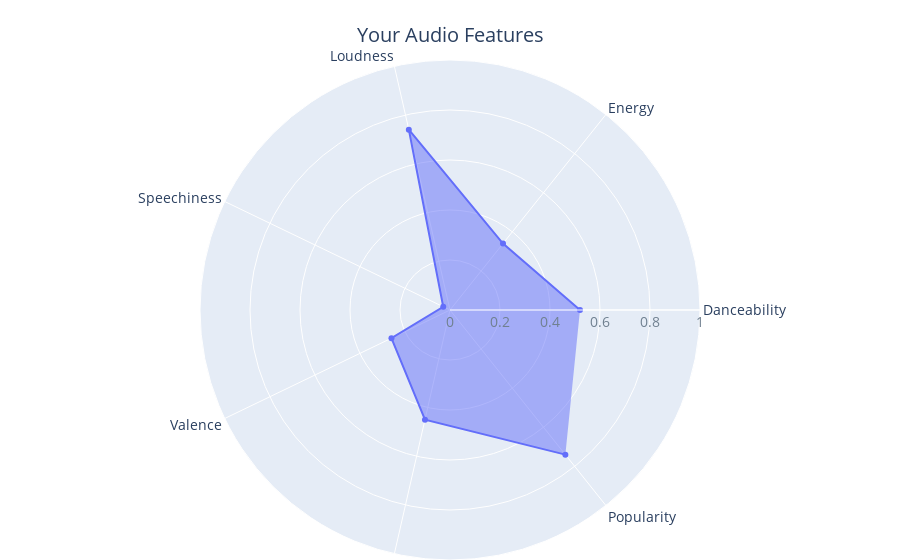

Notebook code for this chart:
### Code cell
# Create radar chart
fig2 = go.Figure(data=go.Scatterpolar(
    r=list(round(music_feature_sads.median(),2)),
    theta=['Danceability', 'Energy', 'Loudness', 'Speechiness', 'Valence','Tempo','Popularity'],
    fill='toself'
))

# Update chart layout
fig2.update_layout(
    polar=dict(
        radialaxis=dict(
            # gridcolor="skyblue",
            visible=True,
            range=[0,1],
            tickfont=dict(color='slategrey')
        )),
    showlegend=False,
    title={'text': "Your Audio Features", 'x': 0.5, 'y': 0.95},
    margin=dict(l=0, r=0, t=60, b=0),
    font=dict(size=14)
)
fig2.show()

### Figure 1 — Plotly figure (JSON) as saved in the notebook; plotly's stock layout.template omitted (floating-point values rounded to 4 significant figures)
{"data": [{"fill": "toself", "r": [0.52, 0.34, 0.74, 0.03, 0.26, 0.45, 0.74], "theta": ["Danceability", "Energy", "Loudness", "Speechiness", "Valence", "Tempo", "Popularity"], "type": "scatterpolar"}], "layout": {"font": {"size": 14}, "margin": {"b": 0, "l": 0, "r": 0, "t": 60}, "polar": {"radialaxis": {"range": [0, 1], "tickfont": {"color": "slategrey"}, "visible": true}}, "showlegend": false, "title": {"text": "Your Audio Features", "x": 0.5, "y": 0.95}}}
